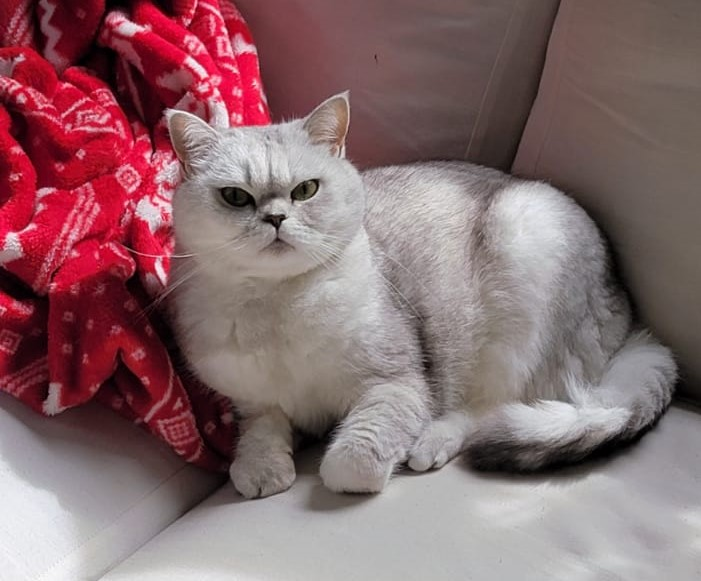
#> input picture Module 4/dori.jpeg, 701 x 581 px
$ python test.py
#> lines starting #> are read from the running program, lines starting #| are printed output that depends on the picture; after the words box and inside, x2 and y2 are one past the last pixel; in counts of white or black regions, pixels touching at a corner belong together
import cv2

img = cv2.imread('dori.jpeg')
#> img is the input picture: shape (581, 701, 3); mean B, G, R 109.8, 106.3, 136.8
imGray = cv2.imread('dori.jpeg', 0)
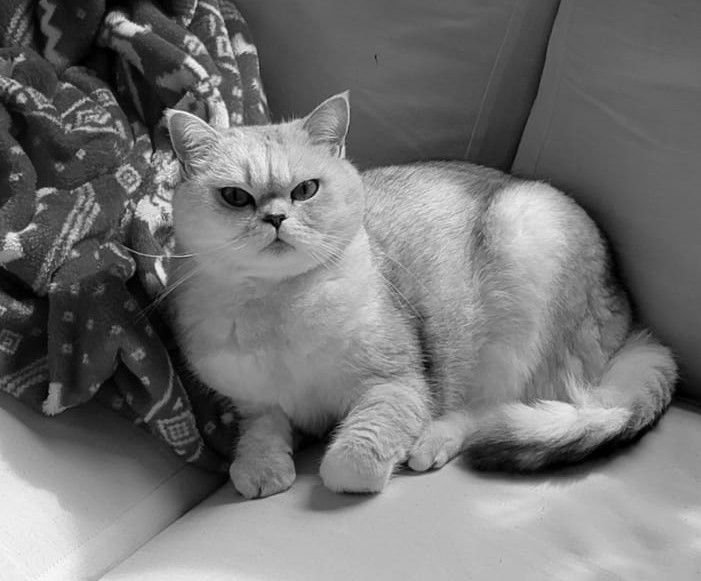
#> imGray: shape (581, 701); min 0, max 254, mean 115.9
thresh, img_BW = cv2.threshold(imGray, 128, 255, cv2.THRESH_BINARY)
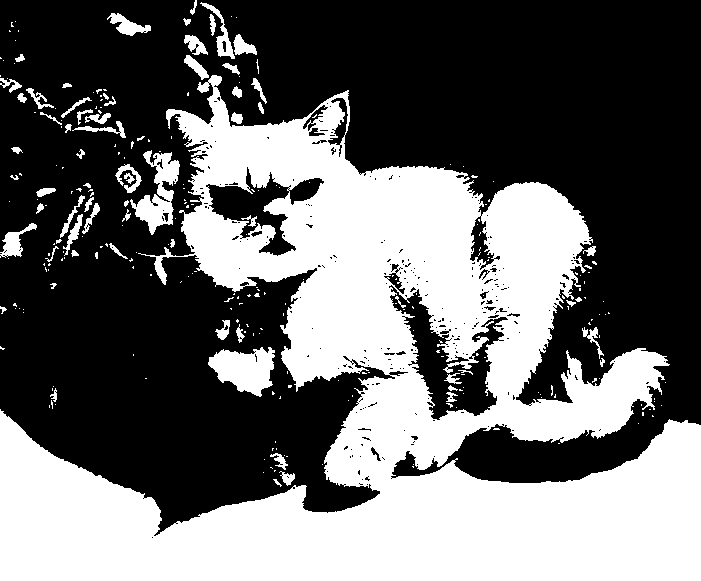
#> img_BW: shape (581, 701); 41.4% white; 272 white regions (205 under 20 px), largest, box (x1, y1, x2, y2) and area: (0, 75, 701, 581) 157223, (208, 347, 275, 397) 2129, (130, 150, 180, 235) 1785
thresh, img_BW2 = cv2.threshold(imGray, 128, 255, cv2.THRESH_BINARY|cv2.THRESH_OTSU)
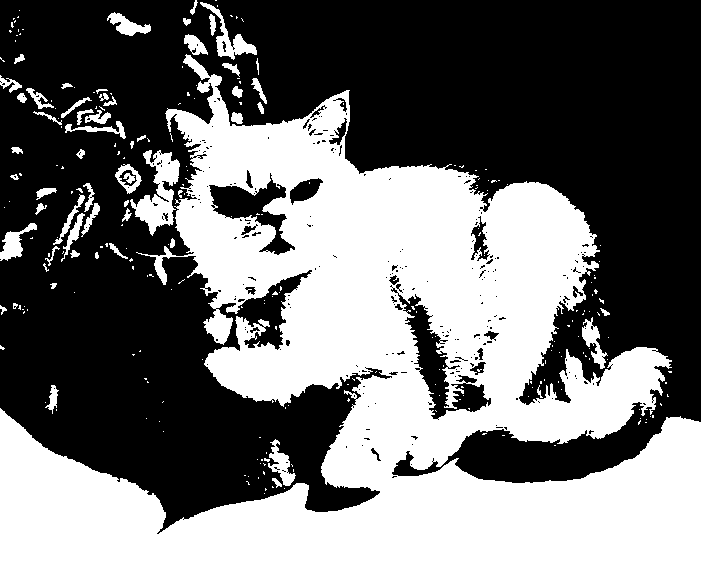
#> img_BW2: shape (581, 701); 45% white; 257 white regions (199 under 20 px), largest, box (x1, y1, x2, y2) and area: (0, 54, 701, 581) 173228, (130, 150, 180, 236) 1908, (200, 2, 257, 60) 785
#> thresh = 120
cv2.imshow('image color', img)
cv2.waitKey(0)

cv2.imshow('image Gray', imGray)
cv2.waitKey(0)

cv2.imshow('image black and white', img_BW)
cv2.waitKey(0)
cv2.imshow('image black and white2', img_BW2)
cv2.waitKey(0)


cv2.destroyAllWindows()
